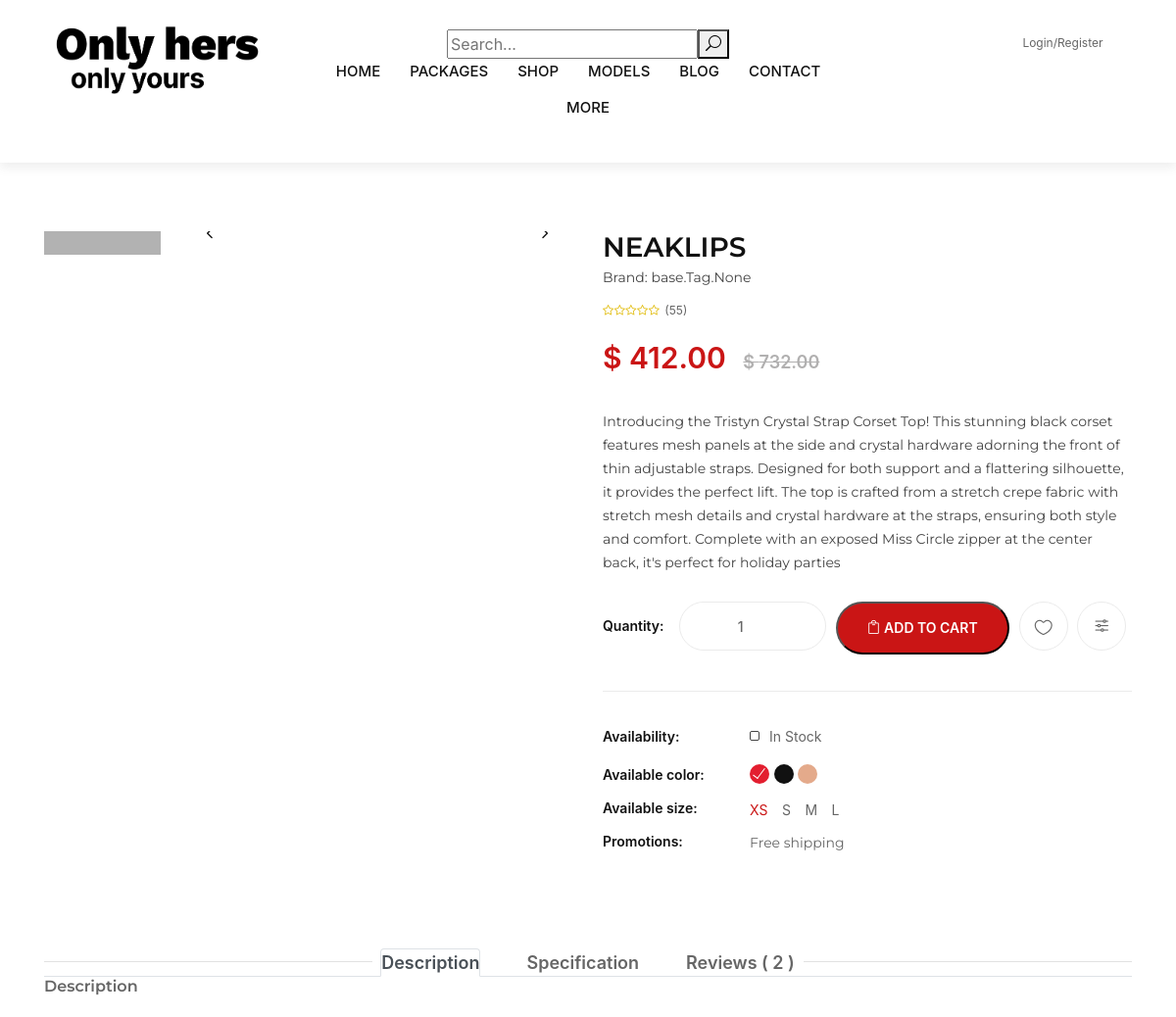
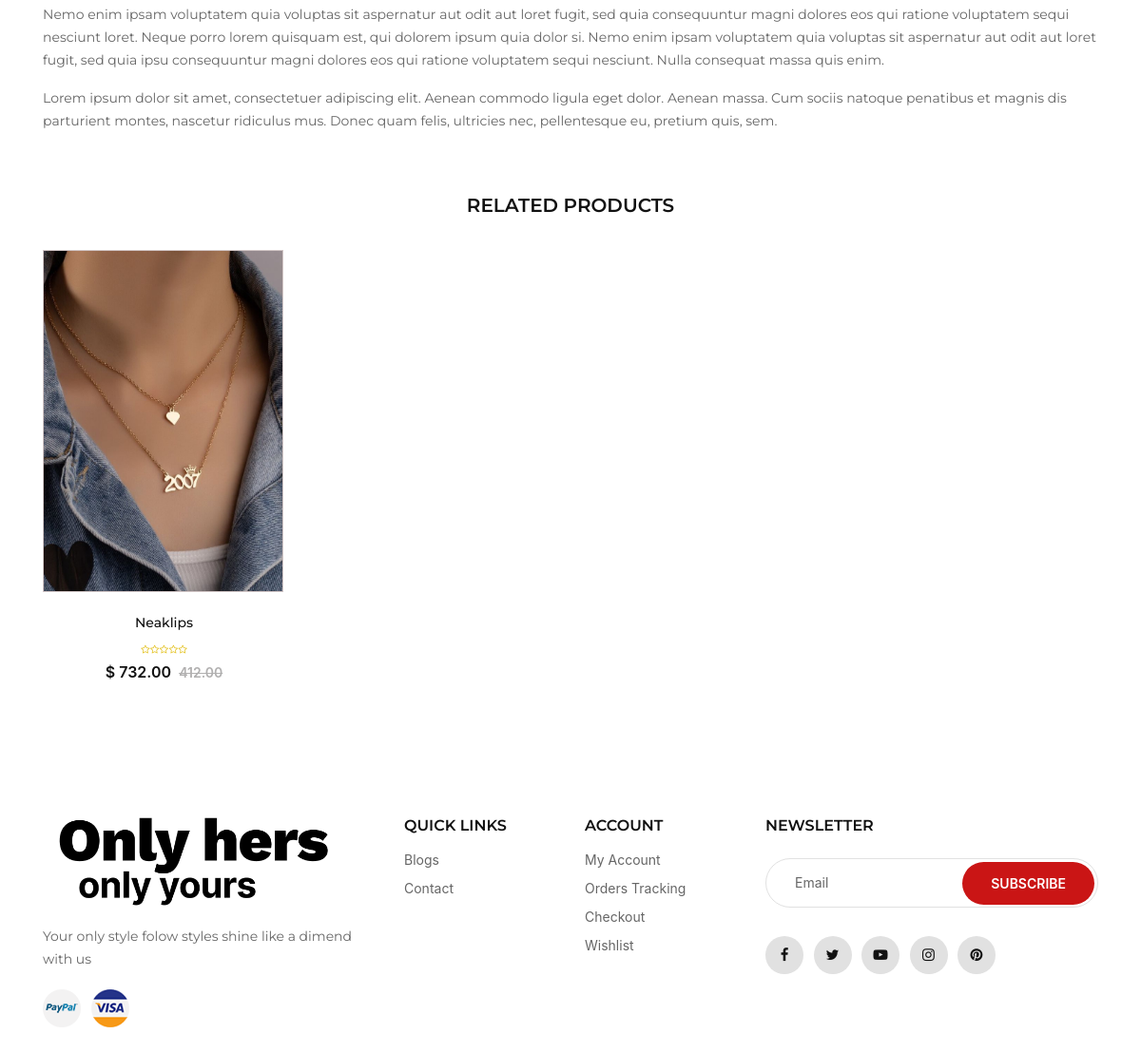
The page /product_details/pro1WYLEN22K6AB152/ on the database its author committed (2 pictures, top to bottom).
### base/models.py (models this page shows)
class Product(models.Model):
    pro_id = ShortUUIDField(unique=True, length=15, max_length=20, alphabet='0123456789ABCDEFGHIJKLMNOPQRSTUVWXYZ', primary_key=True, editable=False, prefix='pro')
    name = models.CharField(max_length=30)
    Category = models.ForeignKey('Category', on_delete=models.SET_NULL, blank=True, null=True)
    sub_Category = models.ForeignKey('SubCategory', on_delete=models.SET_NULL, blank=True, null=True,)
    display_image = models.ImageField(upload_to=get_product_upload_path)
    deatail_image = models.OneToOneField('ProductImage', on_delete=models.SET_NULL, blank=True, null=True, related_name='detail_product')
    new_price = models.DecimalField(max_digits=10, decimal_places=2)
    old_price = models.DecimalField(max_digits=10, decimal_places=2, null = True, blank = True)
    description = models.TextField()
    percentage_discount = models.DecimalField(max_digits=5, decimal_places=2, null = True, blank = True)
    created_at = models.DateTimeField(auto_now_add=True)
    updated_at = models.DateTimeField(auto_now=True)
    tag = models.ManyToManyField('Tag', blank=True)
    label = models.CharField(max_length=30, null = True, blank = True)
    in_stock = models.BooleanField(default=False)
    Tranding = models.BooleanField(default=False)
    Hot = models.BooleanField(default=False)
    rating = models.ForeignKey('Review', on_delete=models.SET_NULL, blank=True, null=True, related_name='rated_products')
    infulancer = models.ForeignKey('userauths.User', on_delete=models.SET_NULL, blank=True, null=True)

### base/views.py (the view)
# urls.py: path('product_details/', views.product_details, name='product_details-page'),
def product_details(request, pro_id):
    product = Product.objects.get(pro_id=pro_id)
    context = {
        'product': product
    }
    return render(request, 'base/product-details.html', context)

### templates/base/product-details.html (shortened to what this page needs)
{% extends "base.html" %}
{% load static %}
{% block page_content %}
<section class="product-details spad">
    <div class="container">
        <div class="row">
            <div class="col-lg-6">
                <div class="product__details__pic">
                    <div class="product__details__pic__left product__thumb nice-scroll">
                        <a class="pt active" href="#product-1">
                        </a>
                        <a class="pt" href="#product-2">
                        </a>
                        <a class="pt" href="#product-3">
                        </a>
                        <a class="pt" href="#product-4">
                        </a>
                        </div>
                        <div class="product__details__slider__content">
                            <div class="product__details__pic__slider owl-carousel">
                            </div>
                        </div>
                    </div>
                </div>
            <div class="col-lg-6">
                <div class="product__details__text">
                    <h3>{{ product.name }} <span>Brand: {{ product.tag }}</span></h3>
                        <div class="rating">
                        {% for i in range_1_6 %}
                            {% if i <= pro.rating %}
                                <i class="fa fa-star"></i>
                            {% else %}
                                <i class="fa fa-star-o"></i>
                            {% endif %}
                        {% endfor %}
                        <span>(55)</span>
                        </div>
                    <div class="product__details__price">$  {{product.new_price}} <span>$ {{product.old_price}} </span></div>
                    <p>{{product.description}}</p>
                    <div class="product__details__button">
                        <form method="POST" action="{% url 'base:add_to_cart_with_qt-page' %}">
                            <div class="quantity">
                                <span>Quantity:</span>
                                <div class="pro-qty">
                                    <input type="text" name="quantity" value="1">
                                </div>
                            </div>
                            <button type="submit" class="cart-btn"><span class="icon_bag_alt"></span> Add to cart</button>
                        </form>
                        <ul>
                            <li><a href="#"><span class="icon_heart_alt"></span></a></li>
                            <li><a href="#"><span class="icon_adjust-horiz"></span></a></li>
                        </ul>
                    </div>
                    <div class="product__details__widget">
                        <ul>
                            <li>
                                <span>Availability:</span>
                                <div class="stock__checkbox">
                                    <label for="stockin">
                                        In Stock
                                        <span class="checkmark"></span>
                                    </label>
                                </div>
                            </li>
                            <li>
                                <span>Available color:</span>
                                <div class="color__checkbox">
                                    <label for="red">
                                        <span class="checkmark"></span>
                                    </label>
                                    <label for="black">
                                        <span class="checkmark black-bg"></span>
                                    </label>
                                    <label for="grey">
                                        <span class="checkmark grey-bg"></span>
                                    </label>
                                </div>
                            </li>
                            <li>
                                <span>Available size:</span>
                                <div class="size__btn">
                                    <label for="xs-btn" class="active">
                                        xs
                                    </label>
                                    <label for="s-btn">
                                        s
                                    </label>
                                    <label for="m-btn">
                                        m
                                    </label>
                                    <label for="l-btn">
                                        l
                                    </label>
                                </div>
                            </li>
                            <li>
                                <span>Promotions:</span>
                                <p>Free shipping</p>
                            </li>
                        </ul>
                    </div>
                </div>
            </div>
            <div class="col-lg-12">
                <div class="product__details__tab">
                    <ul class="nav nav-tabs" role="tablist">
                        <li class="nav-item">
                            <a class="nav-link active" data-toggle="tab" href="#tabs-1" role="tab">Description</a>
                        </li>
                        <li class="nav-item">
                            <a class="nav-link" data-toggle="tab" href="#tabs-2" role="tab">Specification</a>
                        </li>
                        <li class="nav-item">
                            <a class="nav-link" data-toggle="tab" href="#tabs-3" role="tab">Reviews ( 2 )</a>
                        </li>
                    </ul>
                    <div class="tab-content">
                        <div class="tab-pane active" id="tabs-1" role="tabpanel">
                            <h6>Description</h6>
                            <p>Nemo enim ipsam voluptatem quia voluptas sit aspernatur aut odit aut loret fugit, sed
                                quia consequuntur magni dolores eos qui ratione voluptatem sequi nesciunt loret.
                                Neque porro lorem quisquam est, qui dolorem ipsum quia dolor si. Nemo enim ipsam
                                voluptatem quia voluptas sit aspernatur aut odit aut loret fugit, sed quia ipsu
                                consequuntur magni dolores eos qui ratione voluptatem sequi nesciunt. Nulla
                            consequat massa quis enim.</p>
                            <p>Lorem ipsum dolor sit amet, consectetuer adipiscing elit. Aenean commodo ligula eget
                                dolor. Aenean massa. Cum sociis natoque penatibus et magnis dis parturient montes,
                                nascetur ridiculus mus. Donec quam felis, ultricies nec, pellentesque eu, pretium
                            quis, sem.</p>
                        </div>
                    </div>
                </div>
            </div>
        </div>
        <div class="row">
            <div class="col-lg-12 text-center">
                <div class="related__title">
                    <h5>RELATED PRODUCTS</h5>
                </div>
            </div>
            {% for pro in all_products %}
            {% if pro.sub_Category == product.sub_Category %}
            <div class="col-lg-3 col-md-4 col-sm-6 product-box">
                <div class="product__item">
                    <div class="product__item__pic set-bg" data-setbg="{{ pro.display_image.url }}">
                    <ul class="product__hover">
                        </ul>
                    </div>
                    <div class="product__item__text">
                        <h6><a href="#">{{ pro.name}}</a></h6>
                        <div class="rating">
                        {% for i in range_1_6 %}
                            {% if i <= pro.rating %}
                                <i class="fa fa-star"></i>
                            {% else %}
                                <i class="fa fa-star-o"></i>
                            {% endif %}
                        {% endfor %}
                        </div>
                        <div class="product__price">$ {{ pro.old_price }} <span>{{ pro.new_price }}</span> </div>
                    </div>
                </div>
            </div>
        {% endif %}
        {% endfor %}
        </div>
    </div>
</section>
{% endblock page_content %}

### rows shown on the page
Product: name "NEAKLIPS", tag "base.Tag.None", new_price "412.00", old_price "732.00", description "Introducing the Tristyn Crystal Strap Corset Top! This stunning black corset features mesh panels at the side and crystal hardware adorning the front of thin adjustable straps. Designed for both support and a flattering silhouette, it provides the perfect lift. The top is crafted from a stretch crepe fabric with stretch mesh details and crystal hardware at the straps, ensuring both style and comfort. Complete with an exposed Miss Circle zipper at the center back, it's perfect for holiday parties", name "Neaklips"
